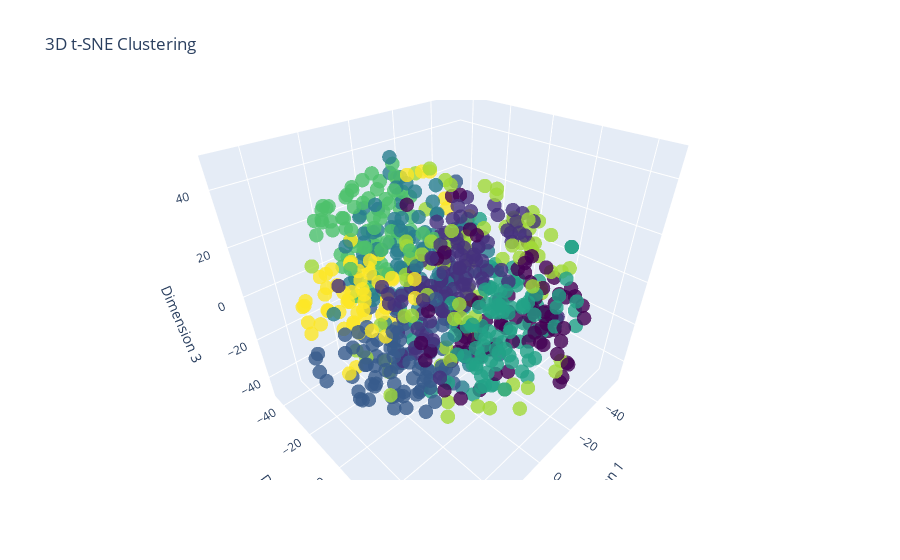

Notebook code for this chart:
### Code cell
tsne_embeddings = TSNE(n_components=3, random_state=42).fit_transform(np.array(embeddings))
x = tsne_embeddings[:, 0]
y = tsne_embeddings[:, 1]
z = tsne_embeddings[:, 2]

scatter = go.Scatter3d(
    x = x,
    y = y,
    z = z,
    mode = 'markers',
    marker = dict(
        size = 5,  # Increase the marker size for better visibility
        color = df['cluster'],  # Color by cluster
        colorscale = 'Viridis',
        opacity = 0.8,
    ),
    hovertemplate = 
        '%{text}<br><br>' +  # Bold name on hover
        '<b>Cluster: %{customdata}<br>' +  # Include cluster information
        'Coordinates: (%{x}, %{y}, %{z})<extra></extra>',  # Include coordinates
    text = ['<br>'.join(text[i:i+30] for i in range(0, len(text), 20)) for text in df['Summary']],
    customdata = df['cluster']
)

layout = go.Layout(
    title = '3D t-SNE Clustering',
    scene = dict(
        xaxis = dict(title='Dimension 1', zeroline=False),
        yaxis = dict(title='Dimension 2', zeroline=False),
        zaxis = dict(title='Dimension 3', zeroline=False),
    ),
    hoverlabel = dict(
        bgcolor = "white",  # Background color for hover label
        font_size = 12,  # Text font size
        font_family = "Arial"  # Text font family
    )
)

fig = go.Figure(data=[scatter], layout=layout)
fig.show()

### Figure 1 — Plotly figure (JSON) as saved in the notebook; plotly's stock layout.template omitted (floating-point values rounded to 4 significant figures; data arrays with more than 128 entries replaced by an {"elided": "..."} marker saying what was removed)
{"data": [{"customdata": {"elided": "710 int values"}, "hovertemplate": "%{text}<br><br><b>Cluster: %{customdata}<br>Coordinates: (%{x}, %{y}, %{z})<extra></extra>", "marker": {"color": {"elided": "710 int values"}, "colorscale": [[0, "#440154"], [0.1111, "#482878"], [0.2222, "#3e4989"], [0.3333, "#31688e"], [0.4444, "#26828e"], [0.5556, "#1f9e89"], [0.6667, "#35b779"], [0.7778, "#6ece58"], [0.8889, "#b5de2b"], [1, "#fde725"]], "opacity": 0.8, "size": 5}, "mode": "markers", "text": {"elided": "710 str values"}, "type": "scatter3d", "x": {"elided": "710 float values"}, "y": {"elided": "710 float values"}, "z": {"elided": "710 float values"}}], "layout": {"autosize": true, "hoverlabel": {"bgcolor": "white", "font": {"family": "Arial", "size": 12}}, "scene": {"aspectmode": "auto", "aspectratio": {"x": 1.069, "y": 0.9423, "z": 0.9923}, "camera": {"center": {"x": 0, "y": 0, "z": 0}, "eye": {"x": 0.9338, "y": 0.9338, "z": 0.9338}, "projection": {"type": "perspective"}, "up": {"x": 0, "y": 0, "z": 1}}, "xaxis": {"title": {"text": "Dimension 1"}, "type": "linear", "zeroline": false}, "yaxis": {"title": {"text": "Dimension 2"}, "type": "linear", "zeroline": false}, "zaxis": {"title": {"text": "Dimension 3"}, "type": "linear", "zeroline": false}}, "title": {"text": "3D t-SNE Clustering"}}}
